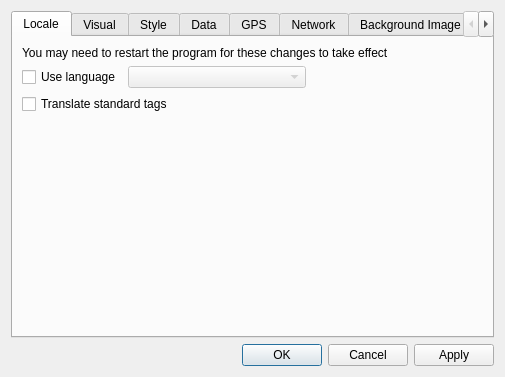
<ui version="4.0" >
 <author>Chris Browet</author>
 <class>PreferencesDialog</class>
 <widget class="QDialog" name="PreferencesDialog" >
  <property name="geometry" >
   <rect>
    <x>0</x>
    <y>0</y>
    <width>505</width>
    <height>357</height>
   </rect>
  </property>
  <property name="windowTitle" >
   <string>Preferences</string>
  </property>
  <layout class="QVBoxLayout" name="verticalLayout_6" >
   <item>
    <widget class="QTabWidget" name="tabPref" >
     <property name="tabPosition" >
      <enum>QTabWidget::North</enum>
     </property>
     <property name="currentIndex" >
      <number>0</number>
     </property>
     <widget class="QWidget" name="tab_7" >
      <attribute name="title" >
       <string>Locale</string>
      </attribute>
      <layout class="QVBoxLayout" name="verticalLayout" >
       <item>
        <widget class="QLabel" name="label_16" >
         <property name="text" >
          <string>You may need to restart the program for these changes to take effect</string>
         </property>
        </widget>
       </item>
       <item>
        <layout class="QHBoxLayout" name="horizontalLayout_2" >
         <item>
          <widget class="QCheckBox" name="SelectLanguage" >
           <property name="text" >
            <string>Use language</string>
           </property>
          </widget>
         </item>
         <item>
          <widget class="QComboBox" name="Language" >
           <property name="enabled" >
            <bool>false</bool>
           </property>
           <property name="sizePolicy" >
            <sizepolicy vsizetype="Fixed" hsizetype="Expanding" >
             <horstretch>0</horstretch>
             <verstretch>0</verstretch>
            </sizepolicy>
           </property>
          </widget>
         </item>
         <item>
          <spacer name="horizontalSpacer" >
           <property name="orientation" >
            <enum>Qt::Horizontal</enum>
           </property>
           <property name="sizeHint" stdset="0" >
            <size>
             <width>40</width>
             <height>20</height>
            </size>
           </property>
          </spacer>
         </item>
        </layout>
       </item>
       <item>
        <widget class="QCheckBox" name="TranslateTags" >
         <property name="text" >
          <string>Translate standard tags</string>
         </property>
        </widget>
       </item>
       <item>
        <spacer name="verticalSpacer_3" >
         <property name="orientation" >
          <enum>Qt::Vertical</enum>
         </property>
         <property name="sizeHint" stdset="0" >
          <size>
           <width>174</width>
           <height>189</height>
          </size>
         </property>
        </spacer>
       </item>
      </layout>
     </widget>
     <widget class="QWidget" name="tab_4" >
      <property name="geometry" >
       <rect>
        <x>0</x>
        <y>0</y>
        <width>483</width>
        <height>283</height>
       </rect>
      </property>
      <attribute name="title" >
       <string>Visual</string>
      </attribute>
      <layout class="QVBoxLayout" name="verticalLayout_3" >
       <item>
        <widget class="QGroupBox" name="grpGeneral" >
         <property name="title" >
          <string>General</string>
         </property>
         <layout class="QVBoxLayout" >
          <item>
           <layout class="QHBoxLayout" >
            <item>
             <widget class="QLabel" name="label_5" >
              <property name="text" >
               <string>Zoom Out/in (%)</string>
              </property>
             </widget>
            </item>
            <item>
             <widget class="QSpinBox" name="sbZoomOutPerc" />
            </item>
            <item>
             <widget class="QSpinBox" name="sbZoomInPerc" >
              <property name="minimum" >
               <number>100</number>
              </property>
              <property name="maximum" >
               <number>1000</number>
              </property>
             </widget>
            </item>
           </layout>
          </item>
          <item>
           <layout class="QHBoxLayout" >
            <item>
             <widget class="QLabel" name="label_9" >
              <property name="text" >
               <string>Opacity low/high</string>
              </property>
             </widget>
            </item>
            <item>
             <widget class="QDoubleSpinBox" name="sbAlphaLow" >
              <property name="maximum" >
               <double>1.000000000000000</double>
              </property>
              <property name="singleStep" >
               <double>0.100000000000000</double>
              </property>
             </widget>
            </item>
            <item>
             <widget class="QDoubleSpinBox" name="sbAlphaHigh" >
              <property name="maximum" >
               <double>1.000000000000000</double>
              </property>
              <property name="singleStep" >
               <double>0.100000000000000</double>
              </property>
             </widget>
            </item>
           </layout>
          </item>
         </layout>
        </widget>
       </item>
       <item>
        <widget class="QGroupBox" name="groupBox_2" >
         <property name="title" >
          <string>Colors</string>
         </property>
         <layout class="QGridLayout" name="gridLayout" >
          <item row="0" column="0" >
           <widget class="QLabel" name="label_8" >
            <property name="text" >
             <string>Background</string>
            </property>
           </widget>
          </item>
          <item row="0" column="1" >
           <widget class="QLabel" name="label_19" >
            <property name="text" >
             <string>Hover</string>
            </property>
           </widget>
          </item>
          <item row="0" column="2" >
           <widget class="QLabel" name="label_20" >
            <property name="text" >
             <string>Focus</string>
            </property>
           </widget>
          </item>
          <item row="0" column="3" >
           <widget class="QLabel" name="label_21" >
            <property name="text" >
             <string>Relations</string>
            </property>
           </widget>
          </item>
          <item row="1" column="0" >
           <widget class="QToolButton" name="btBgColor" >
            <property name="minimumSize" >
             <size>
              <width>45</width>
              <height>25</height>
             </size>
            </property>
            <property name="text" >
             <string>...</string>
            </property>
            <property name="iconSize" >
             <size>
              <width>40</width>
              <height>20</height>
             </size>
            </property>
           </widget>
          </item>
          <item row="1" column="1" >
           <widget class="QToolButton" name="btHoverColor" >
            <property name="minimumSize" >
             <size>
              <width>45</width>
              <height>25</height>
             </size>
            </property>
            <property name="text" >
             <string>...</string>
            </property>
            <property name="iconSize" >
             <size>
              <width>40</width>
              <height>20</height>
             </size>
            </property>
           </widget>
          </item>
          <item row="1" column="2" >
           <widget class="QToolButton" name="btFocusColor" >
            <property name="minimumSize" >
             <size>
              <width>45</width>
              <height>25</height>
             </size>
            </property>
            <property name="text" >
             <string>...</string>
            </property>
            <property name="iconSize" >
             <size>
              <width>40</width>
              <height>20</height>
             </size>
            </property>
           </widget>
          </item>
          <item row="1" column="3" >
           <widget class="QToolButton" name="btRelationsColor" >
            <property name="minimumSize" >
             <size>
              <width>45</width>
              <height>25</height>
             </size>
            </property>
            <property name="text" >
             <string>...</string>
            </property>
            <property name="iconSize" >
             <size>
              <width>40</width>
              <height>20</height>
             </size>
            </property>
           </widget>
          </item>
         </layout>
        </widget>
       </item>
       <item>
        <widget class="QGroupBox" name="grpProjection" >
         <property name="title" >
          <string>Projection</string>
         </property>
         <layout class="QHBoxLayout" >
          <item>
           <widget class="QLabel" name="label_7" >
            <property name="text" >
             <string>Select Projection</string>
            </property>
           </widget>
          </item>
          <item>
           <widget class="QComboBox" name="cbProjection" />
          </item>
         </layout>
        </widget>
       </item>
       <item>
        <spacer>
         <property name="orientation" >
          <enum>Qt::Vertical</enum>
         </property>
         <property name="sizeHint" stdset="0" >
          <size>
           <width>20</width>
           <height>40</height>
          </size>
         </property>
        </spacer>
       </item>
      </layout>
     </widget>
     <widget class="QWidget" name="tab_5" >
      <property name="geometry" >
       <rect>
        <x>0</x>
        <y>0</y>
        <width>483</width>
        <height>283</height>
       </rect>
      </property>
      <attribute name="title" >
       <string>Style</string>
      </attribute>
      <layout class="QVBoxLayout" name="verticalLayout_4" >
       <item>
        <widget class="QGroupBox" name="MapStyle" >
         <property name="title" >
          <string>Map style</string>
         </property>
         <layout class="QVBoxLayout" name="_2" >
          <item>
           <layout class="QHBoxLayout" name="_3" >
            <item>
             <widget class="QRadioButton" name="StyleBuiltin" >
              <property name="text" >
               <string>Built-in</string>
              </property>
             </widget>
            </item>
            <item>
             <widget class="QComboBox" name="cbStyles" >
              <property name="sizePolicy" >
               <sizepolicy vsizetype="Fixed" hsizetype="MinimumExpanding" >
                <horstretch>0</horstretch>
                <verstretch>0</verstretch>
               </sizepolicy>
              </property>
             </widget>
            </item>
           </layout>
          </item>
          <item>
           <layout class="QHBoxLayout" name="_4" >
            <item>
             <widget class="QRadioButton" name="StyleCustom" >
              <property name="text" >
               <string>Custom</string>
              </property>
             </widget>
            </item>
            <item>
             <widget class="QLineEdit" name="CustomStyleName" >
              <property name="enabled" >
               <bool>false</bool>
              </property>
             </widget>
            </item>
            <item>
             <widget class="QPushButton" name="BrowseStyle" >
              <property name="enabled" >
               <bool>false</bool>
              </property>
              <property name="maximumSize" >
               <size>
                <width>30</width>
                <height>16777215</height>
               </size>
              </property>
              <property name="text" >
               <string>...</string>
              </property>
             </widget>
            </item>
           </layout>
          </item>
          <item>
           <widget class="QCheckBox" name="cbDisableStyleForTracks" >
            <property name="text" >
             <string>Disable styles for track layers</string>
            </property>
           </widget>
          </item>
         </layout>
        </widget>
       </item>
       <item>
        <spacer name="verticalSpacer" >
         <property name="orientation" >
          <enum>Qt::Vertical</enum>
         </property>
         <property name="sizeHint" stdset="0" >
          <size>
           <width>20</width>
           <height>40</height>
          </size>
         </property>
        </spacer>
       </item>
      </layout>
     </widget>
     <widget class="QWidget" name="tabData" >
      <property name="geometry" >
       <rect>
        <x>0</x>
        <y>0</y>
        <width>483</width>
        <height>283</height>
       </rect>
      </property>
      <attribute name="title" >
       <string>Data</string>
      </attribute>
      <layout class="QVBoxLayout" name="verticalLayout_2" >
       <item>
        <widget class="QGroupBox" name="grpOSM" >
         <property name="minimumSize" >
          <size>
           <width>0</width>
           <height>0</height>
          </size>
         </property>
         <property name="title" >
          <string>OSM</string>
         </property>
         <layout class="QVBoxLayout" >
          <item>
           <layout class="QGridLayout" >
            <item row="0" column="0" >
             <widget class="QLabel" name="label_12" >
              <property name="text" >
               <string>Website:</string>
              </property>
             </widget>
            </item>
            <item row="0" column="1" >
             <widget class="QLineEdit" name="edOsmUrl" />
            </item>
            <item row="1" column="0" >
             <widget class="QLabel" name="label_14" >
              <property name="text" >
               <string>Username:</string>
              </property>
             </widget>
            </item>
            <item row="1" column="1" >
             <widget class="QLineEdit" name="edOsmUser" />
            </item>
            <item row="2" column="0" >
             <widget class="QLabel" name="label_13" >
              <property name="text" >
               <string>Password:</string>
              </property>
             </widget>
            </item>
            <item row="2" column="1" >
             <widget class="QLineEdit" name="edOsmPwd" >
              <property name="echoMode" >
               <enum>QLineEdit::Password</enum>
              </property>
             </widget>
            </item>
           </layout>
          </item>
          <item>
           <widget class="QCheckBox" name="bbUse06Api" >
            <property name="text" >
             <string>Use 0.6 API (only takes effect after program restart!)</string>
            </property>
           </widget>
          </item>
         </layout>
        </widget>
       </item>
       <item>
        <widget class="QGroupBox" name="gb_Documents" >
         <property name="title" >
          <string>Documents</string>
         </property>
         <layout class="QVBoxLayout" >
          <item>
           <widget class="QCheckBox" name="cbAutoSaveDoc" >
            <property name="text" >
             <string>Autosave documents after upload</string>
            </property>
           </widget>
          </item>
         </layout>
        </widget>
       </item>
       <item>
        <widget class="QGroupBox" name="gb_Tracks" >
         <property name="title" >
          <string>Tracks</string>
         </property>
         <layout class="QVBoxLayout" >
          <item>
           <widget class="QCheckBox" name="cbAutoExtractTracks" >
            <property name="text" >
             <string>Automatically extract tracks on open</string>
            </property>
           </widget>
          </item>
         </layout>
        </widget>
       </item>
       <item>
        <spacer>
         <property name="orientation" >
          <enum>Qt::Vertical</enum>
         </property>
         <property name="sizeHint" stdset="0" >
          <size>
           <width>20</width>
           <height>0</height>
          </size>
         </property>
        </spacer>
       </item>
      </layout>
     </widget>
     <widget class="QWidget" name="tab_6" >
      <property name="geometry" >
       <rect>
        <x>0</x>
        <y>0</y>
        <width>483</width>
        <height>283</height>
       </rect>
      </property>
      <attribute name="title" >
       <string>GPS</string>
      </attribute>
      <layout class="QVBoxLayout" name="verticalLayout_5" >
       <item>
        <layout class="QHBoxLayout" name="horizontalLayout" >
         <item>
          <widget class="QLabel" name="label_11" >
           <property name="text" >
            <string>Serial port</string>
           </property>
          </widget>
         </item>
         <item>
          <widget class="QLineEdit" name="edGpsPort" />
         </item>
        </layout>
       </item>
       <item>
        <layout class="QHBoxLayout" name="_5" >
         <item>
          <widget class="QCheckBox" name="cbGgpsSaveLog" >
           <property name="text" >
            <string>Save NMEA log</string>
           </property>
          </widget>
         </item>
         <item>
          <widget class="QLineEdit" name="edGpsLogDir" >
           <property name="enabled" >
            <bool>false</bool>
           </property>
          </widget>
         </item>
         <item>
          <widget class="QPushButton" name="btGpsLogDirBrowse" >
           <property name="enabled" >
            <bool>false</bool>
           </property>
           <property name="maximumSize" >
            <size>
             <width>30</width>
             <height>16777215</height>
            </size>
           </property>
           <property name="text" >
            <string>...</string>
           </property>
           <property name="iconSize" >
            <size>
             <width>8</width>
             <height>8</height>
            </size>
           </property>
          </widget>
         </item>
        </layout>
       </item>
       <item>
        <widget class="QCheckBox" name="cbGpsSyncTime" >
         <property name="enabled" >
          <bool>false</bool>
         </property>
         <property name="text" >
          <string>Set system time to GPS</string>
         </property>
        </widget>
       </item>
       <item>
        <spacer name="verticalSpacer_2" >
         <property name="orientation" >
          <enum>Qt::Vertical</enum>
         </property>
         <property name="sizeHint" stdset="0" >
          <size>
           <width>20</width>
           <height>40</height>
          </size>
         </property>
        </spacer>
       </item>
      </layout>
     </widget>
     <widget class="QWidget" name="tab" >
      <property name="geometry" >
       <rect>
        <x>0</x>
        <y>0</y>
        <width>483</width>
        <height>283</height>
       </rect>
      </property>
      <attribute name="title" >
       <string>Network</string>
      </attribute>
      <layout class="QVBoxLayout" >
       <item>
        <widget class="QGroupBox" name="groupBox" >
         <property name="title" >
          <string>Proxy settings</string>
         </property>
         <layout class="QGridLayout" >
          <item row="0" column="0" colspan="2" >
           <widget class="QCheckBox" name="bbUseProxy" >
            <property name="text" >
             <string>Use Proxy</string>
            </property>
           </widget>
          </item>
          <item row="1" column="0" >
           <widget class="QLabel" name="label" >
            <property name="text" >
             <string>Host:</string>
            </property>
           </widget>
          </item>
          <item row="1" column="1" >
           <widget class="QLineEdit" name="edProxyHost" >
            <property name="enabled" >
             <bool>false</bool>
            </property>
            <property name="maximumSize" >
             <size>
              <width>16777215</width>
              <height>16777215</height>
             </size>
            </property>
           </widget>
          </item>
          <item row="2" column="0" >
           <widget class="QLabel" name="label_2" >
            <property name="text" >
             <string>Port:</string>
            </property>
           </widget>
          </item>
          <item row="2" column="1" >
           <widget class="QLineEdit" name="edProxyPort" >
            <property name="enabled" >
             <bool>false</bool>
            </property>
            <property name="maximumSize" >
             <size>
              <width>50</width>
              <height>16777215</height>
             </size>
            </property>
           </widget>
          </item>
         </layout>
        </widget>
       </item>
       <item>
        <spacer>
         <property name="orientation" >
          <enum>Qt::Vertical</enum>
         </property>
         <property name="sizeHint" stdset="0" >
          <size>
           <width>20</width>
           <height>0</height>
          </size>
         </property>
        </spacer>
       </item>
      </layout>
     </widget>
     <widget class="QWidget" name="tab_2" >
      <property name="geometry" >
       <rect>
        <x>0</x>
        <y>0</y>
        <width>483</width>
        <height>283</height>
       </rect>
      </property>
      <attribute name="title" >
       <string>Background Image</string>
      </attribute>
      <layout class="QVBoxLayout" >
       <item>
        <widget class="QGroupBox" name="grpCaching" >
         <property name="title" >
          <string>Tiles Caching</string>
         </property>
         <layout class="QGridLayout" >
          <item row="0" column="0" >
           <widget class="QLabel" name="label_3" >
            <property name="text" >
             <string>Cache directory</string>
            </property>
           </widget>
          </item>
          <item row="0" column="1" >
           <widget class="QLineEdit" name="edCacheDir" />
          </item>
          <item row="1" column="0" >
           <widget class="QLabel" name="label_15" >
            <property name="text" >
             <string>Cache size (in Mb; 0 to disable)</string>
            </property>
           </widget>
          </item>
          <item row="1" column="1" >
           <widget class="QSpinBox" name="sbCacheSize" />
          </item>
         </layout>
        </widget>
       </item>
       <item>
        <layout class="QGridLayout" >
         <item row="0" column="0" >
          <widget class="QGroupBox" name="groupBox_3" >
           <property name="title" >
            <string>Map Adapter</string>
           </property>
           <layout class="QHBoxLayout" >
            <item>
             <widget class="QLabel" name="label_4" >
              <property name="maximumSize" >
               <size>
                <width>16777215</width>
                <height>16777215</height>
               </size>
              </property>
              <property name="text" >
               <string>Select Adapter:</string>
              </property>
              <property name="buddy" >
               <cstring>cbMapAdapter</cstring>
              </property>
             </widget>
            </item>
            <item>
             <widget class="QComboBox" name="cbMapAdapter" />
            </item>
            <item>
             <widget class="QPushButton" name="btAdapterSetup" >
              <property name="text" >
               <string>Setup...</string>
              </property>
             </widget>
            </item>
           </layout>
          </widget>
         </item>
        </layout>
       </item>
       <item>
        <spacer>
         <property name="orientation" >
          <enum>Qt::Vertical</enum>
         </property>
         <property name="sizeType" >
          <enum>QSizePolicy::Expanding</enum>
         </property>
         <property name="sizeHint" stdset="0" >
          <size>
           <width>0</width>
           <height>0</height>
          </size>
         </property>
        </spacer>
       </item>
      </layout>
     </widget>
     <widget class="QWidget" name="tabTools" >
      <property name="geometry" >
       <rect>
        <x>0</x>
        <y>0</y>
        <width>483</width>
        <height>283</height>
       </rect>
      </property>
      <attribute name="title" >
       <string>Tools</string>
      </attribute>
      <layout class="QHBoxLayout" >
       <item>
        <widget class="QListWidget" name="lvTools" />
       </item>
       <item>
        <widget class="Line" name="line" >
         <property name="orientation" >
          <enum>Qt::Vertical</enum>
         </property>
        </widget>
       </item>
       <item>
        <layout class="QVBoxLayout" >
         <item>
          <widget class="QLabel" name="label_10" >
           <property name="text" >
            <string>Name:</string>
           </property>
          </widget>
         </item>
         <item>
          <widget class="QLineEdit" name="edToolName" />
         </item>
         <item>
          <widget class="QLabel" name="label_6" >
           <property name="text" >
            <string>Path:</string>
           </property>
           <property name="buddy" >
            <cstring>edToolPath</cstring>
           </property>
          </widget>
         </item>
         <item>
          <layout class="QHBoxLayout" >
           <item>
            <widget class="QLineEdit" name="edToolPath" />
           </item>
           <item>
            <widget class="QPushButton" name="btBrowse" >
             <property name="sizePolicy" >
              <sizepolicy vsizetype="Fixed" hsizetype="Fixed" >
               <horstretch>0</horstretch>
               <verstretch>0</verstretch>
              </sizepolicy>
             </property>
             <property name="maximumSize" >
              <size>
               <width>30</width>
               <height>16777215</height>
              </size>
             </property>
             <property name="text" >
              <string>...</string>
             </property>
            </widget>
           </item>
          </layout>
         </item>
         <item>
          <spacer>
           <property name="orientation" >
            <enum>Qt::Vertical</enum>
           </property>
           <property name="sizeHint" stdset="0" >
            <size>
             <width>201</width>
             <height>20</height>
            </size>
           </property>
          </spacer>
         </item>
         <item>
          <widget class="QPushButton" name="btApplyTool" >
           <property name="text" >
            <string>Apply</string>
           </property>
          </widget>
         </item>
         <item>
          <widget class="QPushButton" name="btAddTool" >
           <property name="text" >
            <string>Add</string>
           </property>
          </widget>
         </item>
         <item>
          <widget class="QPushButton" name="btDelTool" >
           <property name="text" >
            <string>Remove</string>
           </property>
          </widget>
         </item>
        </layout>
       </item>
      </layout>
     </widget>
    </widget>
   </item>
   <item>
    <widget class="QDialogButtonBox" name="buttonBox" >
     <property name="maximumSize" >
      <size>
       <width>900</width>
       <height>700</height>
      </size>
     </property>
     <property name="orientation" >
      <enum>Qt::Horizontal</enum>
     </property>
     <property name="standardButtons" >
      <set>QDialogButtonBox::Apply|QDialogButtonBox::Cancel|QDialogButtonBox::Ok</set>
     </property>
    </widget>
   </item>
  </layout>
 </widget>
 <tabstops>
  <tabstop>edOsmUrl</tabstop>
  <tabstop>edOsmUser</tabstop>
  <tabstop>edOsmPwd</tabstop>
  <tabstop>bbUseProxy</tabstop>
  <tabstop>edProxyHost</tabstop>
  <tabstop>edProxyPort</tabstop>
  <tabstop>buttonBox</tabstop>
 </tabstops>
 <resources/>
 <connections>
  <connection>
   <sender>buttonBox</sender>
   <signal>rejected()</signal>
   <receiver>PreferencesDialog</receiver>
   <slot>reject()</slot>
   <hints>
    <hint type="sourcelabel" >
     <x>322</x>
     <y>341</y>
    </hint>
    <hint type="destinationlabel" >
     <x>286</x>
     <y>274</y>
    </hint>
   </hints>
  </connection>
  <connection>
   <sender>bbUseProxy</sender>
   <signal>toggled(bool)</signal>
   <receiver>edProxyHost</receiver>
   <slot>setEnabled(bool)</slot>
   <hints>
    <hint type="sourcelabel" >
     <x>208</x>
     <y>61</y>
    </hint>
    <hint type="destinationlabel" >
     <x>272</x>
     <y>86</y>
    </hint>
   </hints>
  </connection>
  <connection>
   <sender>bbUseProxy</sender>
   <signal>toggled(bool)</signal>
   <receiver>edProxyPort</receiver>
   <slot>setEnabled(bool)</slot>
   <hints>
    <hint type="sourcelabel" >
     <x>208</x>
     <y>61</y>
    </hint>
    <hint type="destinationlabel" >
     <x>108</x>
     <y>112</y>
    </hint>
   </hints>
  </connection>
  <connection>
   <sender>cbGgpsSaveLog</sender>
   <signal>toggled(bool)</signal>
   <receiver>edGpsLogDir</receiver>
   <slot>setEnabled(bool)</slot>
   <hints>
    <hint type="sourcelabel" >
     <x>37</x>
     <y>77</y>
    </hint>
    <hint type="destinationlabel" >
     <x>157</x>
     <y>87</y>
    </hint>
   </hints>
  </connection>
  <connection>
   <sender>cbGgpsSaveLog</sender>
   <signal>toggled(bool)</signal>
   <receiver>btGpsLogDirBrowse</receiver>
   <slot>setEnabled(bool)</slot>
   <hints>
    <hint type="sourcelabel" >
     <x>41</x>
     <y>84</y>
    </hint>
    <hint type="destinationlabel" >
     <x>560</x>
     <y>90</y>
    </hint>
   </hints>
  </connection>
  <connection>
   <sender>SelectLanguage</sender>
   <signal>toggled(bool)</signal>
   <receiver>Language</receiver>
   <slot>setEnabled(bool)</slot>
   <hints>
    <hint type="sourcelabel" >
     <x>73</x>
     <y>66</y>
    </hint>
    <hint type="destinationlabel" >
     <x>184</x>
     <y>67</y>
    </hint>
   </hints>
  </connection>
 </connections>
</ui>
